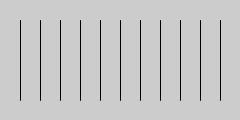
Frame 1 (no input)
Frame 60 (the mouse pressed at the canvas centre just before this capture): identical to frame 1, image omitted
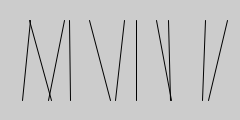
Frame 120 (the mouse held since frame 60 and released just before this capture)

The Processing sketch that drew these frames (run headless with seeded random() and noise(); from frame 60 on, the mouse is pressed at the canvas centre):

// Processing sketch: Example_7_8
// ── Example_7_8.pde
void setup(){
	size(240, 120);
	smooth();
}

void draw(){
	background(204);
	for (int x = 20; x < width; x += 20){
			float mx = mouseX / 10;
			float offsetA = random(-mx, mx);
			float offsetB = random(-mx, mx);
			line(x + offsetA, 20, x - offsetB, 100);
		}	
}
